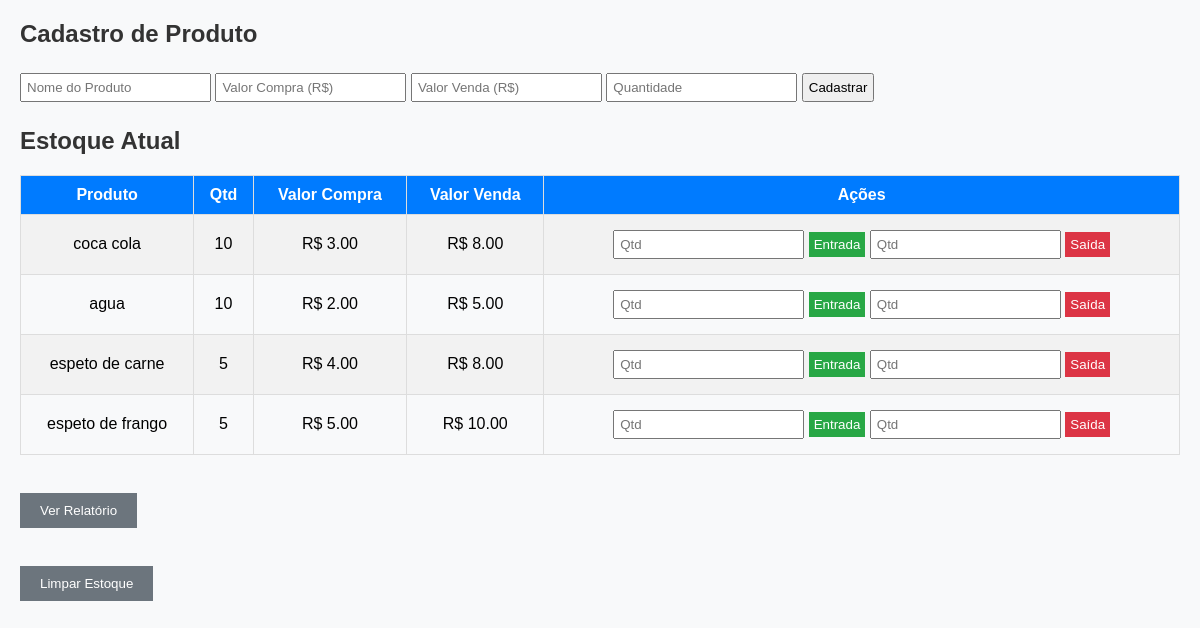
Before: / with the older database file.
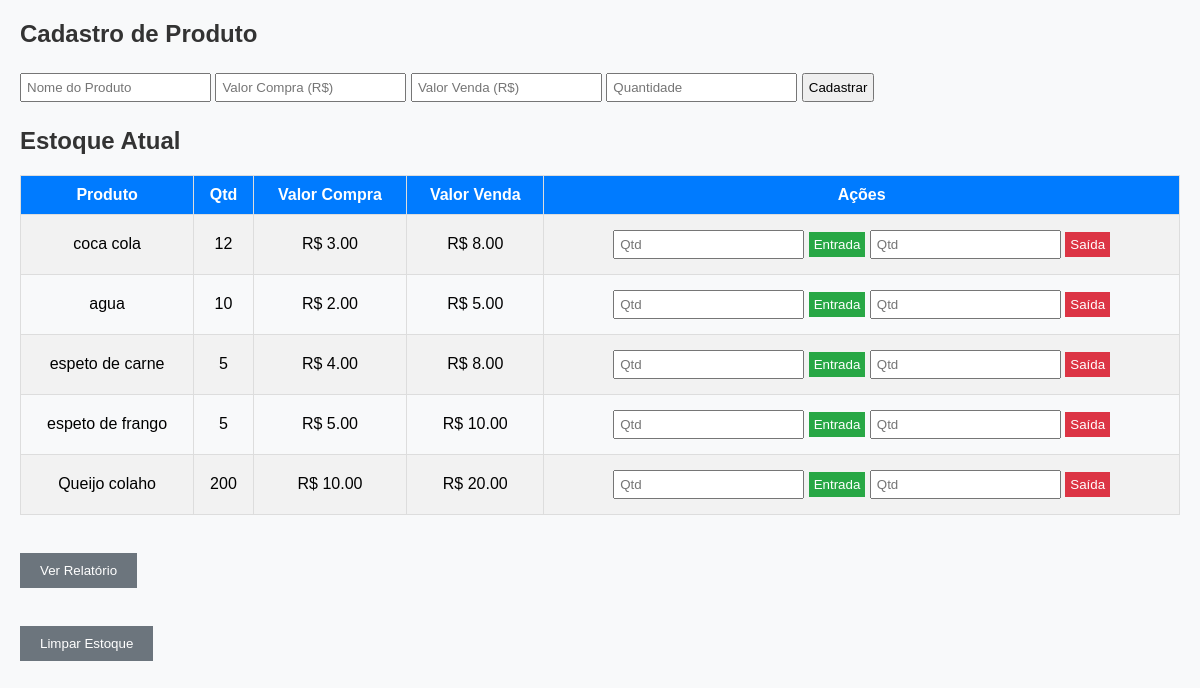
After: the same page with the newer database file.
### app.py (models this page shows)
class Produto(db.Model):
    id = db.Column(db.Integer, primary_key=True)
    nome = db.Column(db.String(100), nullable=False)
    qtd = db.Column(db.Integer, default=0)
    valor_compra = db.Column(db.Float, nullable=False)
    valor_venda = db.Column(db.Float, nullable=False)

### app.py (the view)
@app.route("/")
def index():
    produtos = Produto.query.all()
    return render_template("index.html", produtos=produtos)

### templates/index.html (shortened to what this page needs)
<!DOCTYPE html>
<html lang="pt-BR">
<head>
</head>
<body>
<h2>Cadastro de Produto</h2>
<form action="/cadastrar" method="post">
  <input type="text" name="nome" placeholder="Nome do Produto" required>
  <input type="number" name="valor_compra" step="0.01" placeholder="Valor Compra (R$)" required>
  <input type="number" name="valor_venda" step="0.01" placeholder="Valor Venda (R$)" required>
  <input type="number" name="quantidade" placeholder="Quantidade" required>
  <button type="submit">Cadastrar</button>
</form>
<h2>Estoque Atual</h2>
<table>
<tr>
  <th>Produto</th>
  <th>Qtd</th>
  <th>Valor Compra</th>
  <th>Valor Venda</th>
  <th>Ações</th>
</tr>
{% for p in produtos %}
<tr>
  <td>{{ p.nome }}</td>
  <td>{{ p.qtd }}</td>
  <td>R$ {{ "%.2f"|format(p.valor_compra) }}</td>
  <td>R$ {{ "%.2f"|format(p.valor_venda) }}</td>
  <td>
    <form style="display:inline;" action="/entrada/{{ p.id }}" method="post">
      <input type="number" name="quantidade" placeholder="Qtd" min="1" required>
      <button class="entrada" type="submit">Entrada</button>
    </form>
    <form style="display:inline;" action="/saida/{{ p.id }}" method="post">
      <input type="number" name="quantidade" placeholder="Qtd" min="1" required>
      <button class="saida" type="submit">Saída</button>
    </form>
  </td>
</tr>
{% endfor %}
</table>
<br>
<a href="/relatorio" style="text-decoration:none;">
  <button class="limpar">Ver Relatório</button>
</a>
<br><br>
<form action="/limpar" method="get">
  <button class="limpar" type="submit">Limpar Estoque</button>
</form>
</body>
</html>

### templates/index.html (style rules this page uses)
body { font-family: Arial, sans-serif; margin: 20px; background-color: #f8f9fa; }
h2 { color: #333; }
form input, form button { padding: 5px; margin: 5px 0; }
table { width: 100%; border-collapse: collapse; margin-top: 20px; }
th, td { border: 1px solid #ddd; padding: 10px; text-align: center; }
th { background-color: #007bff; color: white; }
tr:nth-child(even) { background-color: #f2f2f2; }
button { padding: 5px 10px; cursor: pointer; }
.entrada { background-color: #28a745; color: white; border: none; }
.saida { background-color: #dc3545; color: white; border: none; }
.limpar { background-color: #6c757d; color: white; padding: 10px 20px; border: none; margin-top: 20px; cursor: pointer; }

Changed rows visible on the page:
changed Produto "coca cola": qtd "10" → "12"
added Produto: nome "Queijo colaho", qtd "200", valor_compra "10.00", valor_venda "20.00"
